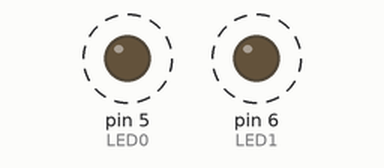
This sketch was run on a simulated Arduino Uno, built with avr-gcc and run on an emulated ATmega328P. Shown: output pins drawn as LEDs (lit = HIGH). Dashed ring = blinking.

Above: at 0.12 s.
Timing chart, 0 to 3.0 s (numbered marks = the images above):
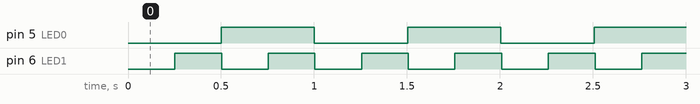

Measured:
- by itself, pin 5 (LED0): alternates HIGH for 0.50 s and LOW for 0.50 s
- by itself, pin 6 (LED1): alternates HIGH for 0.25 s and LOW for 0.25 s

The sketch:

blink-03-multiBlinkGood.ino
```cpp
int LED0 = 5;
int LED1 = 6;

long LED0_PERIOD = 500;
long LED1_PERIOD = 250;

long led0LastUpdate = 0;
long led1LastUpdate = 0;

int led0Val = 0;
int led1Val = 0;

void setup() {
  pinMode(LED0, OUTPUT);
  pinMode(LED1, OUTPUT);
}

void loop() {
  long now = millis();

  if (now - led0LastUpdate > LED0_PERIOD) {
    led0Val = !led0Val;
    digitalWrite(LED0, led0Val);
    led0LastUpdate = now;
  }

  if (now - led1LastUpdate > LED1_PERIOD) {
    led1Val = !led1Val;
    digitalWrite(LED1, led1Val);
    led1LastUpdate = now;
  }
}
```
